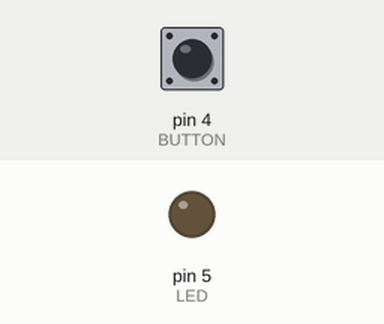
The sketch below on a simulated Arduino Uno, built with avr-gcc and run on an emulated ATmega328P. Parts: output pins drawn as LEDs (lit = HIGH). The test bench sets the inputs (shaded band); at power-on: pin 4 (BUTTON) LOW.

Above: at 1.2 s.
1.3 s: pin 4 (BUTTON) pulled HIGH for 0.15 s
At 2.3 s:
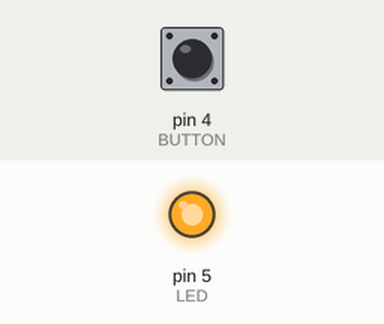
2.9 s: pin 4 (BUTTON) pulled HIGH for 1 s
At 4.8 s:
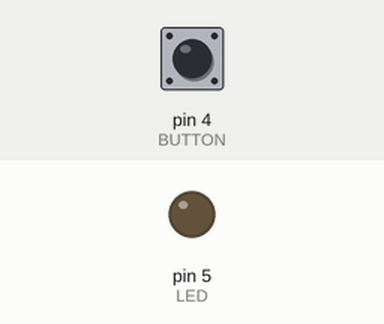
5.4 s: pin 4 (BUTTON) pulled HIGH for 3.2 s
At 9.6 s:
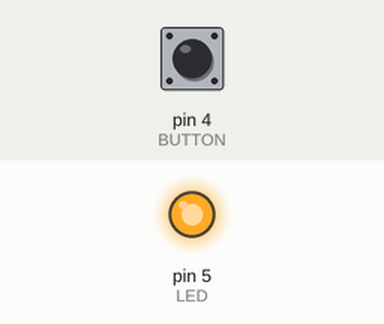
Timing chart, 0 to 11.1 s (numbered marks = the images above; inputs shaded):
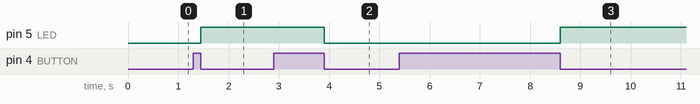

Measured:
- after the input at 1.3 s, pin 5 (LED): LOW → HIGH after 0.15 s
- after the input at 2.9 s, pin 5 (LED): HIGH → LOW after 1.0 s
- after the input at 5.4 s, pin 5 (LED): LOW → HIGH after 3.2 s

The sketch:

assignment1.ino
```cpp
#define BUTTON 4
#define LED 5
bool buttonstate;
bool clickedflag = false;
bool ledon = false;

void setup() {
  Serial.begin(9600);

  pinMode(BUTTON, INPUT);
  pinMode(LED, OUTPUT);
}

// the loop function runs over and over again forever
void loop() {
  buttonstate = digitalRead(BUTTON);

  if(buttonstate and not clickedflag){
    clickedflag = true;
  }

  if(not buttonstate and clickedflag){

    clickedflag = false;
    //Serial.println("clicked");
    if(not ledon)
    {
      digitalWrite(LED, HIGH);
      ledon = true;
    }
    else
    {
      digitalWrite(LED, LOW);
      ledon = false;
    }
  }

}
```
